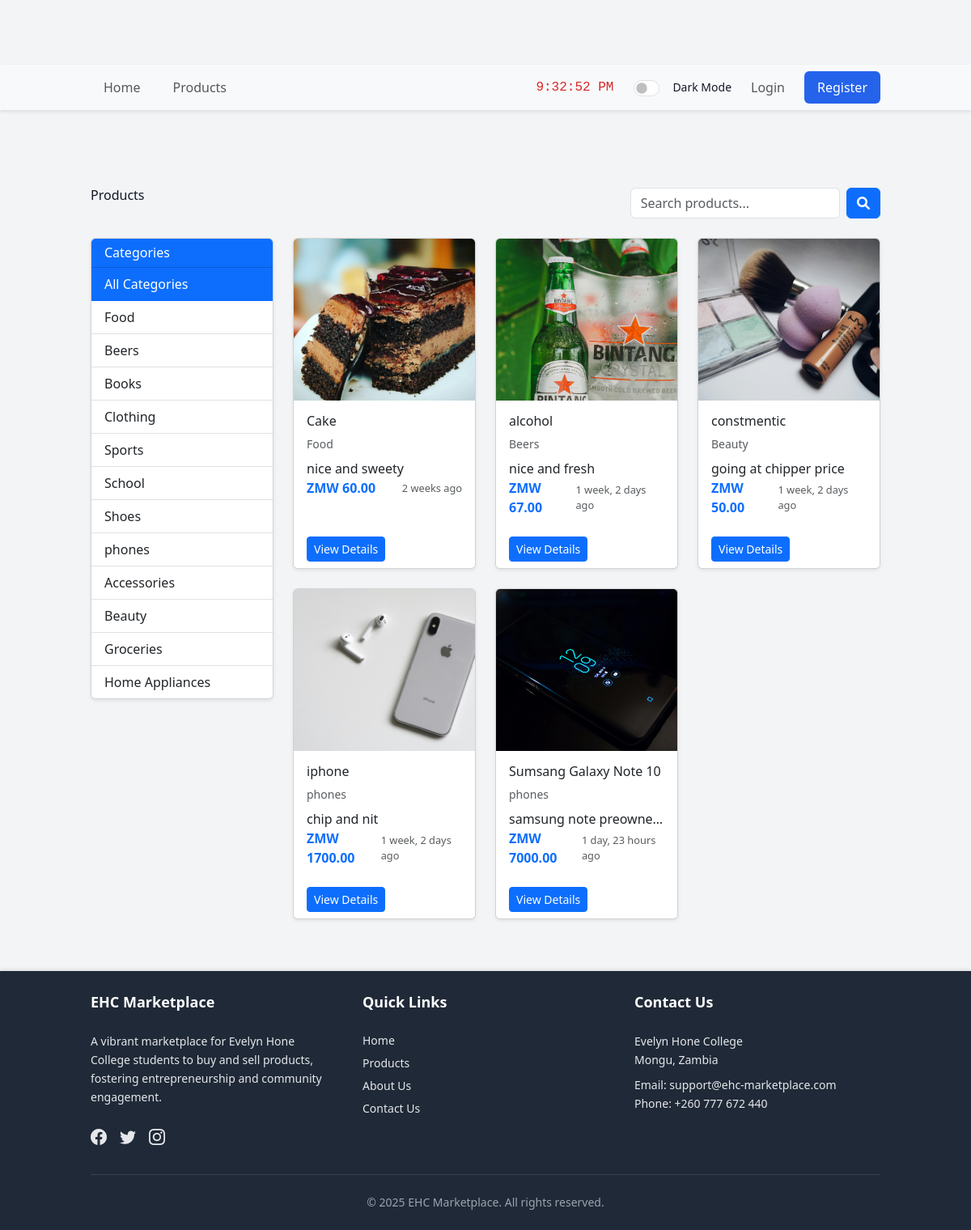
Screenshot of /products/ with the database file from the repository.
### marketplace/models.py (models this page shows, shortened)
class Category(models.Model):
    name = models.CharField(max_length=100)
    description = models.TextField(blank=True)
    class Meta:
        verbose_name_plural = "Categories"

class Product(models.Model):
    seller = models.ForeignKey(User, on_delete=models.CASCADE, related_name='products')
    title = models.CharField(max_length=200)
    description = models.TextField()
    price = models.DecimalField(max_digits=10, decimal_places=2)
    category = models.ForeignKey('Category', on_delete=models.SET_NULL, null=True)
    image = models.ImageField(upload_to='products/')
    location = models.CharField(max_length=255)
    date_posted = models.DateTimeField(auto_now_add=True)
    is_available = models.BooleanField(default=True)
    stock = models.PositiveIntegerField(default=1)
    low_stock_threshold = models.PositiveIntegerField(default=5)

### marketplace/views.py (the view)
# urls.py: path('products/', views.product_list, name='product_list'),
def product_list(request):
    categories = Category.objects.all()
    category_id = request.GET.get('category')
    query = request.GET.get('q', '')
    products = Product.objects.all()
    selected_category = None
    if category_id and category_id.isdigit():
        selected_category = int(category_id)
        products = products.filter(category__id=selected_category)
    if query:
        products = products.filter(
            Q(title__icontains=query) |
            Q(description__icontains=query)
        )
    return render(request, 'marketplace/product_list.html', {
        'products': products,
        'categories': categories,
        'selected_category': selected_category,
        'query': query,
    })

### marketplace/templates/marketplace/product_list.html (shortened to what this page needs)
{% extends 'base.html' %} {% load marketplace_filters %} {{ my_dict.some_key }} {% block title %}Products - EHC Marketplace{% endblock %} {% block content %}
<div class="row mb-4">
    <div class="col-md-8">
        <h1 class="mb-0">Products</h1>
    </div>
    <div class="col-md-4">
        <form method="get" class="d-flex">
            <input type="text" name="q" class="form-control me-2" placeholder="Search products..." value="{{ query|default:'' }}">
            <button type="submit" class="btn btn-primary">
                <i class="fas fa-search"></i>
            </button>
        </form>
    </div>
</div>
<div class="row">
    <div class="col-md-3 mb-4">
        <div class="card shadow-sm">
            <div class="card-header bg-primary text-white">
                <h5 class="mb-0">Categories</h5>
            </div>
            <div class="list-group list-group-flush">
                <a href="{% url 'marketplace:product_list' %}" class="list-group-item list-group-item-action {% if not selected_category %}active{% endif %}">
                    All Categories
                </a> {% for category in categories %}
                <a href="{% url 'marketplace:product_list' %}?category={{ category.id }}" class="list-group-item list-group-item-action {% if selected_category == category.id %}active{% endif %}">
                    {{ category.name }}
                </a> {% endfor %}
            </div>
        </div>
    </div>
    <div class="col-md-9">
        <div class="row g-4">
            {% for product in products %}
            <div class="col-md-6 col-lg-4">
                <div class="card h-100 shadow-sm product-card">
                    <img src="{{ product.image.url }}" class="card-img-top" alt="{{ product.title }}" style="height: 200px; object-fit: cover;" onerror="this.src='https://via.placeholder.com/300x200?text=Product+Image'">
                    <div class="card-body">
                        <h5 class="card-title text-truncate">{{ product.title }}</h5>
                        <p class="card-text text-muted small mb-2">{{ product.category.name }}</p>
                        <p class="card-text text-truncate">{{ product.description }}</p>
                        <div class="d-flex justify-content-between align-items-center">
                            <span class="fw-bold text-primary">ZMW {{ product.price }}</span>
                            <small class="text-muted">{{ product.date_posted|timesince }} ago</small>
                        </div>
                    </div>
                    <div class="card-footer bg-white border-top-0 d-flex justify-content-between">
                        <a href="{% url 'marketplace:product_detail' product.id %}" class="btn btn-sm btn-primary">View Details</a>
                    </div>
                </div>
            </div>
            {% empty %}
            <div class="col-12">
                <div class="alert alert-info text-center">
                    {% if query %} No products found matching your search. {% elif selected_category %} No products found in this category. {% else %} No products available yet. Be the first to add a product! {% endif %}
                </div>
            </div>
            {% endfor %}
        </div>
    </div>
</div>
{% endblock %}

### templates/base.html (shortened to what this page needs)
{% load static %}
<!DOCTYPE html>
<html lang="en">
<head>
    <link href="https://cdn.jsdelivr.net/npm/bootstrap@5.3.0/dist/css/bootstrap.min.css" rel="stylesheet">
    <link href="https://cdn.jsdelivr.net/npm/bootstrap@5.3.0/dist/css/bootstrap.min.css" rel="stylesheet">
    <link href="https://cdn.jsdelivr.net/npm/bootstrap-icons@1.10.5/font/bootstrap-icons.css" rel="stylesheet">
    <link href="https://cdn.jsdelivr.net/npm/tailwindcss@2.2.19/dist/tailwind.min.css" rel="stylesheet">
    <link rel="stylesheet" href="https://cdnjs.cloudflare.com/ajax/libs/font-awesome/6.0.0/css/all.min.css">
</head>
<body class="bg-gray-100 text-gray-900 antialiased">
    {% include 'include/navbar.html' %}
    <main class="container mx-auto px-4 py-8">
         {% block content %} {% endblock %}
    </main>
    {% include 'include/footer.html' %}
</body>
</html>

### templates/include/navbar.html (shortened to what this page needs)
{% load static %}
<!DOCTYPE html>
<html lang="en">
<head>
    <link href="https://cdn.jsdelivr.net/npm/bootstrap@5.3.0/dist/css/bootstrap.min.css" rel="stylesheet">
    <link href="https://cdn.jsdelivr.net/npm/bootstrap-icons@1.10.5/font/bootstrap-icons.css" rel="stylesheet">
    <link href="https://cdn.jsdelivr.net/npm/tailwindcss@2.2.19/dist/tailwind.min.css" rel="stylesheet">
</head>
<body class="bg-gray-100 text-gray-900 antialiased">
    <nav class="navbar navbar-expand-lg navbar-light bg-light">
        <div class="container mx-auto px-4">
            <div class="collapse navbar-collapse" id="navbarNav">
                <ul class="navbar-nav me-auto space-x-2">
                    <li class="nav-item">
                        <a class="nav-link px-3 py-2 rounded-md hover:bg-blue-50 hover:text-blue-600" href="{% url 'marketplace:home' %}" aria-current="{% if request.path == '/' %}page{% endif %}">Home</a>
                    </li>
                    <li class="nav-item">
                        <a class="nav-link px-3 py-2 rounded-md hover:bg-blue-50 hover:text-blue-600" href="{% url 'marketplace:product_list' %}">Products</a>
                    </li>
                </ul>
                <ul class="navbar-nav align-items-lg-center space-x-2">
                    <li class="nav-item">
                        <a class="nav-link px-3 py-2 text-red-600 font-mono" href="#" id="clock" onclick="showDate()" aria-label="Current time and date">Loading...</a>
                    </li>
                    <li class="nav-item flex items-center">
                        <div class="form-check form-switch">
                            <input class="form-check-input w-10 h-5" type="checkbox" id="darkModeToggle" aria-label="Toggle dark mode" onchange="toggleDarkMode()">
                            <label class="form-check-label text-sm ml-2" for="darkModeToggle">Dark Mode</label>
                        </div>
                    </li>
                    {% if user.is_authenticated %}
                    <li class="nav-item">
                        <a class="nav-link px-3 py-2 rounded-md hover:bg-blue-50 hover:text-blue-600" href="{% url 'marketplace:cart' %}">
                            <i class="bi bi-cart mr-1"></i> Cart {% if unread_messages_count > 0 %}
                            <span class="text-danger fw-bold">({{ unread_messages_count }})</span> {% endif %}
                        </a>
                    </li>
                    <li class="nav-item flex items-center" id="userDropdown">
                        <a class="nav-link flex items-center px-3 py-2 rounded-md hover:bg-blue-50 hover:text-blue-600" href="{% url 'accounts:profile' %}" aria-label="View profile for {{ user.username }}">
                            {% if user.profile.profile_picture %}
                            <img src="{{ user.profile.profile_picture.url }}" alt="{{ user.username }}'s profile picture" class="profile-img" onerror="this.style.display='none';this.nextElementSibling.style.display='flex';">
                            <div class="profile-img-fallback" style="display: none;">{{ user.username|slice:":1"|upper }}</div>
                            {% else %}
                            <div class="profile-img-fallback">{{ user.username|slice:":1"|upper }}</div>
                            {% endif %}
                            <span class="text-sm">{{ user.username }}</span>
                        </a>
                        <i class="bi bi-chevron-down dropdown-trigger text-gray-600 hover:text-blue-600" id="navbarDropdown" role="button" data-bs-toggle="dropdown" aria-expanded="false" aria-label="User menu options"></i>
                        <ul class="dropdown-menu dropdown-menu-end" aria-labelledby="navbarDropdown">
                            <li><a class="dropdown-item px-4 py-2 hover:bg-blue-50 hover:text-blue-600" href="{% url 'accounts:profile' %}">Profile</a></li>
                            <li><a class="dropdown-item px-4 py-2 hover:bg-blue-50 hover:text-blue-600" href="{% url 'accounts:subscription_status' %}">Subscription</a></li>
                            <li><a class="dropdown-item px-4 py-2 hover:bg-blue-50 hover:text-blue-600" href="{% url 'accounts:edit_profile' %}">Update</a></li>
                            <li>
                                <hr class="dropdown-divider">
                            </li>
                            <li>
                                <form action="{% url 'accounts:logout' %}" method="post" class="px-4 py-2">
                                    {% csrf_token %}
                                    <button type="submit" class="dropdown-item hover:bg-blue-50 hover:text-blue-600 w-full text-left" aria-label="Logout">Logout</button>
                                </form>
                            </li>
                        </ul>
                    </li>
                    <li class="nav-item">
                        <form action="{% url 'accounts:logout' %}" method="post" class="inline">
                            {% csrf_token %}
                            <button type="submit" class="nav-link px-3 py-2 bg-red-600 text-white rounded-md hover:bg-red-700 logout-btn" aria-label="Logout">
                                <i class="bi bi-box-arrow-right mr-1"></i> Logout
                            </button>
                        </form>
                    </li>
                    {% else %}
                    <li class="nav-item">
                        <a class="nav-link px-3 py-2 rounded-md hover:bg-blue-50 hover:text-blue-600" href="{% url 'accounts:login' %}">Login</a>
                    </li>
                    <li class="nav-item">
                        <a class="nav-link px-3 py-2 bg-blue-600 text-white rounded-md hover:bg-blue-700" href="{% url 'accounts:register' %}">Register</a>
                    </li>
                    {% endif %}
                </ul>
            </div>
        </div>
    </nav>
    <main class="container mx-auto px-4 py-8">
    </main>
</body>
</html>

### templates/include/footer.html (shortened to what this page needs)
{% load static %}
<footer class="mt-8 py-6 bg-gray-800 text-gray-200 transition-all duration-300">
    <div class="container mx-auto px-4">
        <div class="grid grid-cols-1 md:grid-cols-3 gap-8">
            <div>
                <h5 class="text-lg font-semibold text-white mb-4">EHC Marketplace</h5>
                <p class="text-sm leading-relaxed">
                    A vibrant marketplace for Evelyn Hone College students to buy and sell products, fostering entrepreneurship and community engagement.
                </p>
                <div class="mt-4 flex space-x-4">
                    <a href="https://facebook.com/ehcmarketplace" target="_blank" class="text-gray-200 hover:text-blue-400 transition-colors duration-200" aria-label="Visit EHC Marketplace on Facebook">
                        <i class="bi bi-facebook text-xl"></i>
                    </a>
                    <a href="https://twitter.com/ehcmarketplace" target="_blank" class="text-gray-200 hover:text-blue-400 transition-colors duration-200" aria-label="Visit EHC Marketplace on Twitter">
                        <i class="bi bi-twitter text-xl"></i>
                    </a>
                    <a href="https://instagram.com/ehcmarketplace" target="_blank" class="text-gray-200 hover:text-blue-400 transition-colors duration-200" aria-label="Visit EHC Marketplace on Instagram">
                        <i class="bi bi-instagram text-xl"></i>
                    </a>
                </div>
            </div>
            <div>
                <h5 class="text-lg font-semibold text-white mb-4">Quick Links</h5>
                <ul class="space-y-2 text-sm">
                    <li>
                        <a href="{% url 'marketplace:home' %}" class="text-gray-200 hover:text-blue-400 transition-colors duration-200 hover:underline">Home</a>
                    </li>
                    <li>
                        <a href="{% url 'marketplace:product_list' %}" class="text-gray-200 hover:text-blue-400 transition-colors duration-200 hover:underline">Products</a>
                    </li>
                    <li>
                        <a href="{% url 'marketplace:about' %}" class="text-gray-200 hover:text-blue-400 transition-colors duration-200 hover:underline">About Us</a>
                    </li>
                    <li>
                        <a href="{% url 'marketplace:contact' %}" class="text-gray-200 hover:text-blue-400 transition-colors duration-200 hover:underline">Contact Us</a>
                    </li>
                </ul>
            </div>
            <div>
                <h5 class="text-lg font-semibold text-white mb-4">Contact Us</h5>
                <address class="text-sm not-italic leading-relaxed">
                    <p>Evelyn Hone College<br>
                    Mongu, Zambia</p>
                    <p class="mt-2">
                        Email: <a href="mailto:support@ehc-marketplace.com" class="text-gray-200 hover:text-blue-400 transition-colors duration-200 hover:underline">support@ehc-marketplace.com</a><br>
                        Phone: <a href="tel:+260777672440" class="text-gray-200 hover:text-blue-400 transition-colors duration-200 hover:underline">+260 777 672 440</a>
                    </p>
                </address>
            </div>
        </div>
        <div class="mt-8 pt-4 border-t border-gray-700 text-center">
            <p class="text-sm text-gray-400 mb-0">
                © {% now "Y" %} EHC Marketplace. All rights reserved.
            </p>
        </div>
    </div>
</footer>

### templates/base.html (style rules this page uses)
body { min-height: 100vh; display: flex; flex-direction: column; transition: background-color 0.3s ease, color 0.3s ease; }
main { flex: 1; transition: all 0.3s ease; }

### templates/include/navbar.html (style rules this page uses)
body { padding-top: 80px; transition: background-color 0.3s ease, color 0.3s ease; }
.navbar { transition: all 0.3s ease; box-shadow: 0 2px 4px rgba(0, 0, 0, 0.1); }
.nav-link { transition: color 0.2s ease, background-color 0.2s ease; }
#clock { font-family: 'Courier New', monospace; min-width: 130px; text-align: center; transition: color 0.3s ease; }

### templates/include/footer.html (style rules this page uses)
footer { box-shadow: 0 -2px 4px rgba(0, 0, 0, 0.1); }
footer a { transition: color 0.2s ease, transform 0.2s ease; }

### rows the page displays
Category: name "Food"
Category: name "Beers"
Category: name "Books"
Category: name "Clothing"
Category: name "Sports"
Category: name "School"
Category: name "Shoes"
Category: name "phones"
Category: name "Accessories"
Category: name "Beauty"
Category: name "Groceries"
Category: name "Home Appliances"
Product: image (picture), title "Cake", category.name "Food", description "nice and sweety", price "60.00", date_posted "2 weeks"
Product: image (picture), title "alcohol", category.name "Beers", description "nice and fresh", price "67.00", date_posted "1 week, 2 days"
Product: image (picture), title "constmentic", category.name "Beauty", description "going at chipper price", price "50.00", date_posted "1 week, 2 days"
Product: image (picture), title "iphone", category.name "phones", description "chip and nit", price "1700.00", date_posted "1 week, 2 days"
Product: image (picture), title "Sumsang Galaxy Note 10", category.name "phones", description "samsung note preowne…", price "7000.00", date_posted "1 day, 23 hours"
